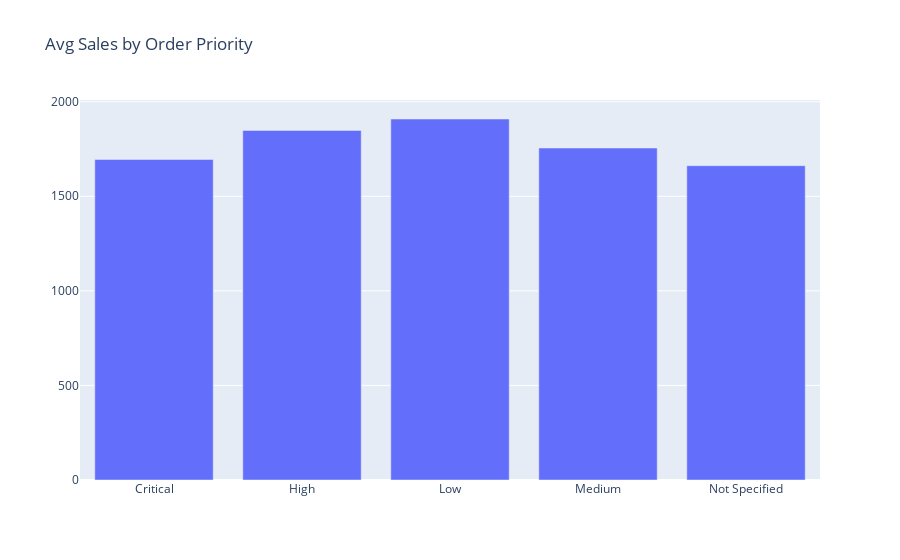

Notebook cell for this chart:
### Code cell
trace1=go.Bar(x=order_pri.index,y=order_pri['Sales'],name='Sales')
#trace2=go.Bar(x=order_pri.index,y=order_pri['Profit'],name='Profit')
data=[trace1]
layout=go.Layout(title='Avg Sales by Order Priority',hovermode='closest')
figure=go.Figure(data=data,layout=layout)
iplot(figure)

### Figure 1 — Plotly figure (JSON) as saved in the notebook; plotly's stock layout.template omitted (floating-point values rounded to 4 significant figures)
{"data": [{"name": "Sales", "type": "bar", "x": ["Critical", "High", "Low", "Medium", "Not Specified"], "y": [1695.0, 1848.0, 1909.0, 1755.0, 1662.0]}], "layout": {"hovermode": "closest", "title": {"text": "Avg Sales by Order Priority"}}}
